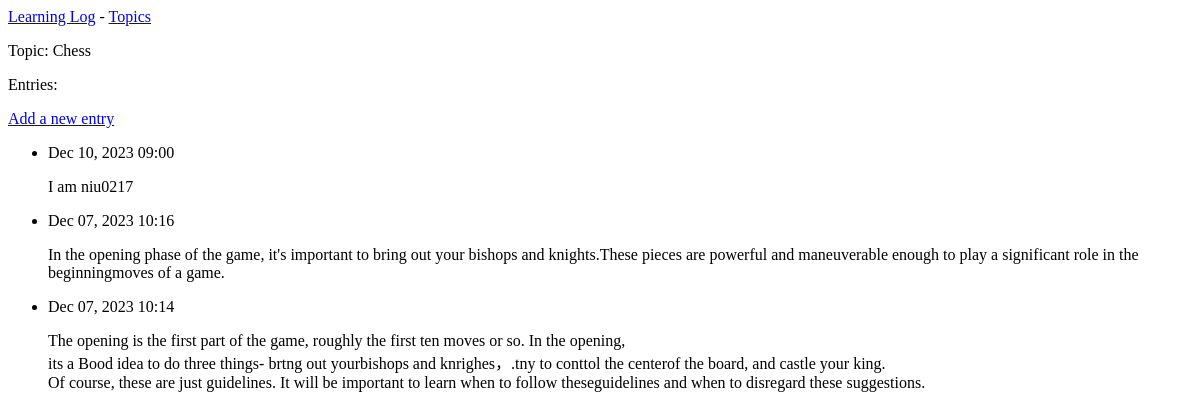
The app's page /topics/1/, older data.
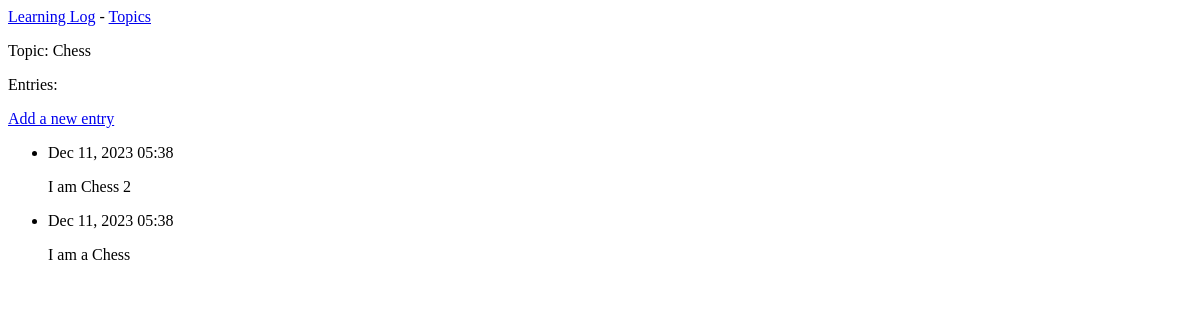
The same page, newer data.
### learning_logs/models.py (models this page shows, shortened)
class Topic(models.Model):
    text = models.CharField(max_length=200)  # 用于存储标题、名称等小文本
    date_added = models.DateTimeField(auto_now_add=True)  # 获取当前时间

class Entry(models.Model):
    topic = models.ForeignKey(Topic, on_delete=models.CASCADE)
    text = models.TextField()
    date_added = models.DateTimeField(auto_now_add=True)  # 获取当前时间
    class Meta:
        verbose_name_plural = 'entries'

### learning_logs/views.py (the view)
# urls.py: path('topics/<int:topic_id>/', views.topic, name='topic'),
def topic(request, topic_id):
    topic = Topic.objects.get(id=topic_id)
    entries = topic.entry_set.order_by('-date_added')
    context = {'topic': topic, 'entries': entries}
    return render(request, 'learning_logs/topic.html', context)

### learning_logs/templates/learning_logs/topic.html
{% extends 'learning_logs/base.html' %}
{% block content %}
  <p>Topic: {{ topic.text }}</p>
  <p>Entries: </p>
  <p>
     <a href="{% url 'learning_logs:new_entry' topic.id %}">Add a new entry</a>
  </p>
  <ul>
      {% for entry in entries %}
        <li>
            <p>{{ entry.date_added|date:'M d, Y H:i' }}</p>
            <p>{{ entry.text|linebreaks }}</p>
        </li>
      {% empty %}
        <li>There are no entries for this topic yet.</li>
      {% endfor %}
  </ul>
{% endblock content %}

### learning_logs/templates/learning_logs/base.html
<p>
    <a href="{% url 'learning_logs:index' %}">Learning Log</a> -
    <a href="{% url 'learning_logs:topics' %}">Topics</a>
</p>
{% block content %}{% endblock content %}

Row changes from the older to the newer data that the page shows:
removed Entry: date_added "Dec 10, 2023 09:00", text "I am niu0217"
removed Entry: date_added "Dec 07, 2023 10:16", text "In the opening phase of the game, it's important to bring out your bishops and knights.These pieces are powerful and maneuverable enough to play a significant role in the beginningmoves of a game."
removed Entry: date_added "Dec 07, 2023 10:14", text "The opening is the first part of the game, roughly the first ten moves or so. In the opening, its a Bood idea to do three things- brtng out yourbishops and knrighes，.tny to conttol the centerof the board, and castle your king. Of course, these are just guidelines. It will be important to learn when to follow theseguidelines and when to disregard these suggestions."
added Entry: date_added "Dec 11, 2023 05:38", text "I am Chess 2"
added Entry: date_added "Dec 11, 2023 05:38", text "I am a Chess"
